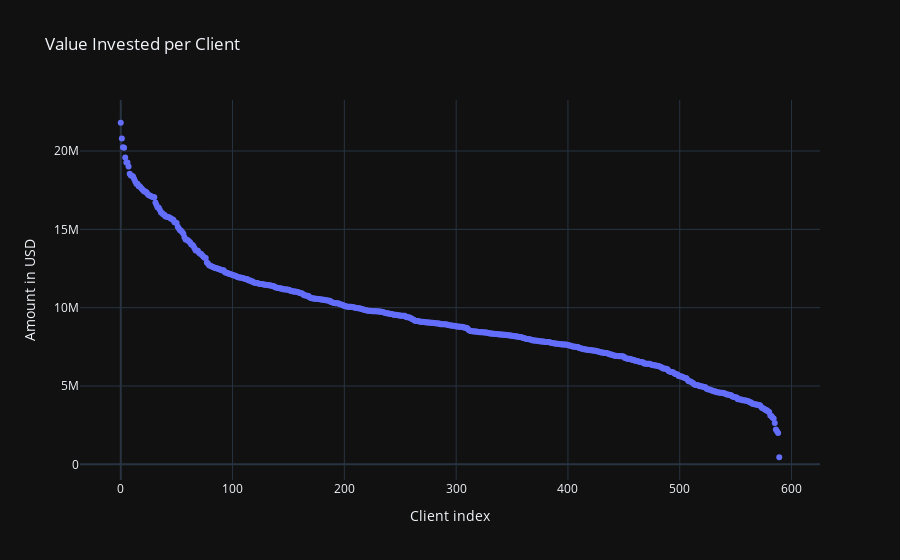

The code cell stored with this chart in its notebook:
### Code cell
px.scatter(customer_value, x=customer_value.index, y='Amount_USD', labels={'Amount_USD': 'Amount in USD', 'index':'Client index'}, title = "Value Invested per Client")

### Figure 1 — Plotly figure (JSON) as saved in the notebook; plotly's stock layout.template omitted (floating-point values rounded to 4 significant figures; data arrays with more than 128 entries replaced by an {"elided": "..."} marker saying what was removed)
{"data": [{"hovertemplate": "Client index=%{x}<br>Amount in USD=%{y}<extra></extra>", "legendgroup": "", "marker": {"color": "#636efa", "symbol": "circle"}, "mode": "markers", "name": "", "orientation": "v", "showlegend": false, "type": "scatter", "x": {"elided": "590 int values"}, "xaxis": "x", "y": {"elided": "590 float values"}, "yaxis": "y"}], "layout": {"legend": {"tracegroupgap": 0}, "title": {"text": "Value Invested per Client"}, "xaxis": {"anchor": "y", "domain": [0, 1], "title": {"text": "Client index"}}, "yaxis": {"anchor": "x", "domain": [0, 1], "title": {"text": "Amount in USD"}}}}
